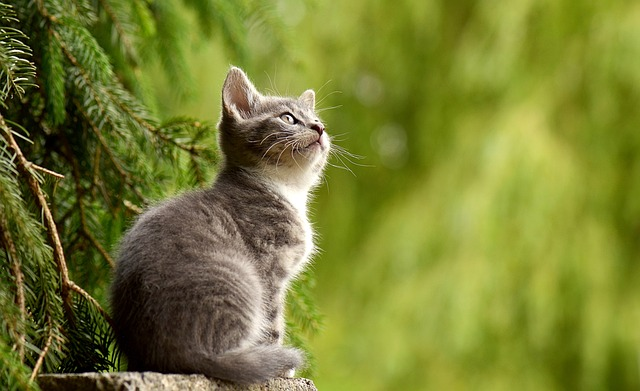
#> input picture Input/cat.jpg, 640 x 391 px, found by its file name
$ python 16.direct_linear_transf.py
#> lines starting #> are read from the running program, lines starting #| are printed output that depends on the picture
#Perform transformation using Direct Linear Transformation

import cv2
import numpy as np
# Load images
img1 = cv2.imread("D:\Workspace (VS Code)\College\Slot-B-Computer Vision\Input\cat.jpg")
#> img1 is the input picture: shape (391, 640, 3); mean B, G, R 49.8, 125.8, 119.1
img2 = cv2.imread("D:\Workspace (VS Code)\College\Slot-B-Computer Vision\Input\cat2.jpg")
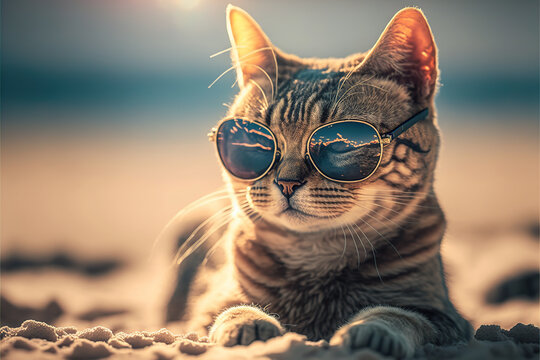
#> input picture Input/cat2.jpg, 540 x 360 px, found by its file name
#> img2 is the input picture: shape (360, 540, 3); mean B, G, R 109.6, 126.7, 142.2
# Define corresponding points
pts1 = np.array([[50, 50], [200, 50], [50, 200], [200, 200]])
pts2 = np.array([[100, 100], [300, 100], [100, 300], [300, 300]])
# Estimate projective transformation matrix using DLT
H, _ = cv2.findHomography(pts1, pts2)
# Apply projective transformation to img1
dst = cv2.warpPerspective(img1, H, (img2.shape[1], img2.shape[0]))
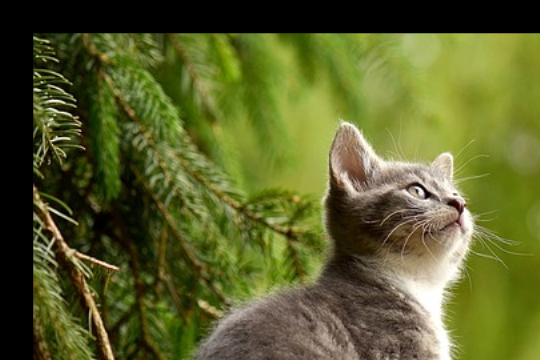
#> dst: shape (360, 540, 3); mean B, G, R 42.3, 96.1, 90.7
# Display images
cv2.imshow('img1', img1)
cv2.imshow('img2', img2)
cv2.imshow('dst', dst)
cv2.waitKey(0)
cv2.destroyAllWindows()
